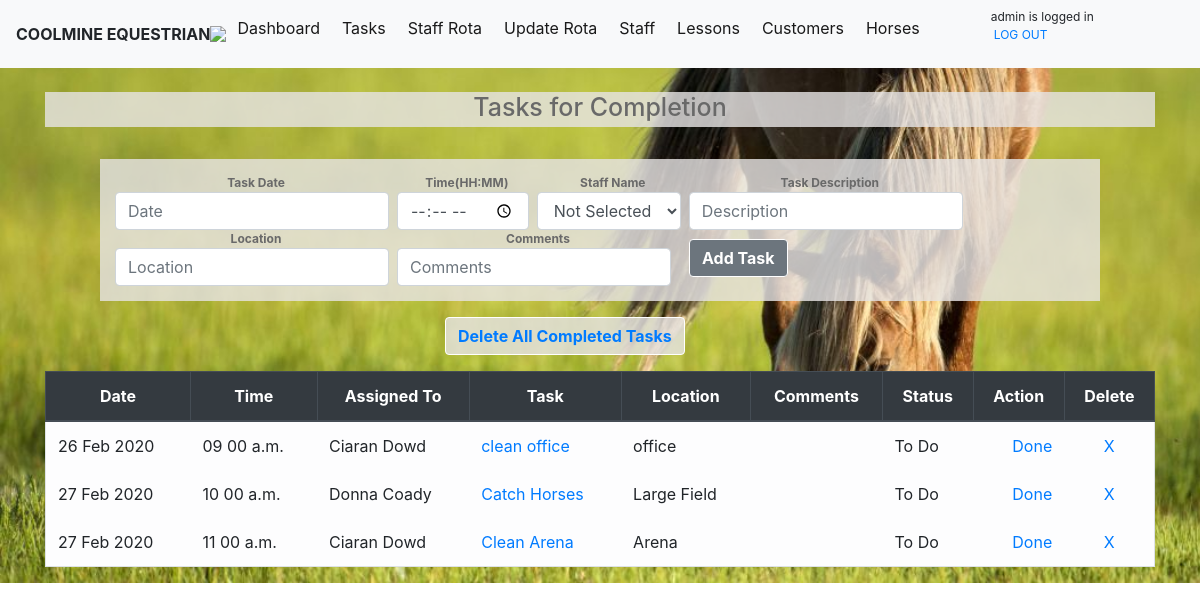
The app's page /task (signed in), older data.
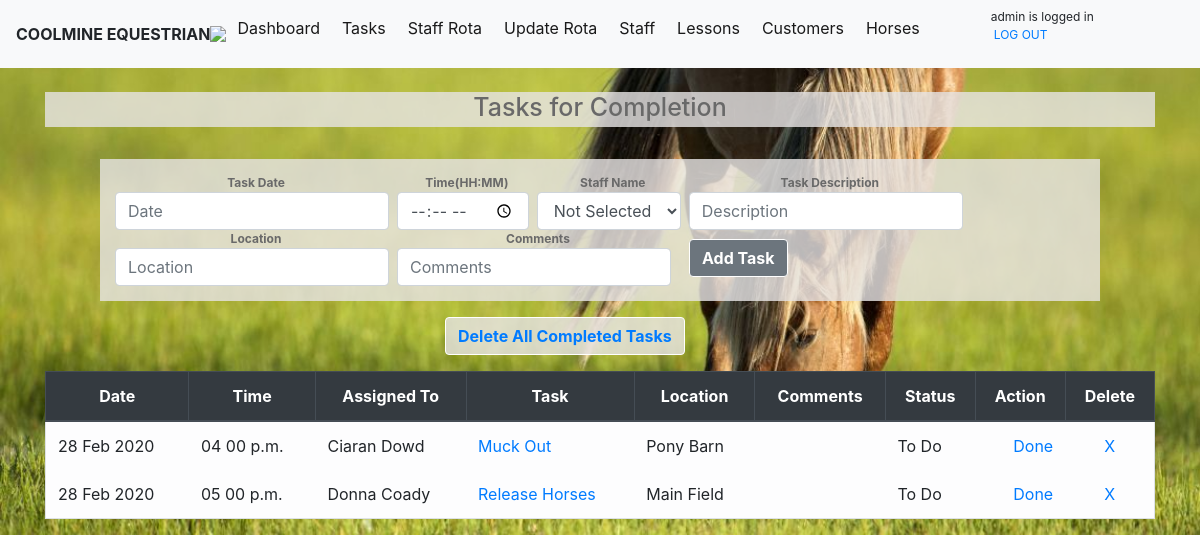
The same page, newer data.
### module_task/models.py (models this page shows, shortened)
class TaskList(models.Model):
    taskdate=models.DateField(auto_now_add=False, auto_now=False)
    tasktime=models.TimeField(auto_now_add=False, auto_now=False,blank=True,null=True)
    taskdesc = models.CharField(max_length=200)
    location= models.CharField(max_length=50)
    assingees= models.ForeignKey(StaffList,blank=True,null=True, on_delete=models.CASCADE,limit_choices_to={'termindate': None},)
    completed = models.BooleanField(default=False)
    comments=models.CharField(max_length=100,blank=True)

class StaffList(models.Model):
    staffname= models.CharField(max_length=50)
    staffdob=models.DateField(blank=True, null=True)
    staffaddress= models.CharField(max_length=200,blank=True, null=True)
    staffemail= models.EmailField(blank=True, null=True)
    staffphone=models.CharField(max_length=30,blank=True, null=True)
    staffcontract = models.CharField(null=True,max_length=20)
    startdate=models.DateField(blank=True, null=True)
    termindate =models.DateField(blank=True, null=True)
    staffqual =models.CharField(max_length=250, blank=True,null=True)

### module_task/views.py (the view)
# urls.py: path('task',views.task, name='task'),
@login_required
def task(request):
    if request.method == 'POST':
        form = TaskListForm(request.POST or None)
        form.save()
        all_tasks = TaskList.objects.all().order_by('taskdate','tasktime')
        all_staff = StaffList.objects.all
        messages.success(request, ('Task has been successfully added!'))
        return render(request,'task.html',{'all_tasks': all_tasks,'all_staff': all_staff})
    else:
        all_tasks = TaskList.objects.all().order_by('taskdate','tasktime')
        all_staff = StaffList.objects.all
        return render(request,'task.html',{'all_tasks': all_tasks,'all_staff': all_staff})

### module_task/templates/task.html (shortened to what this page needs)
{%extends 'base.html'%}
{% block content %}
<body>
<h1> Tasks for Completion</h1>
<form class="form-inline my-2 my-lg-0" method="POST">{% csrf_token %}
  <div>
  <label for="taskdate">Task Date</label>
  <input class="form-control mr-sm-2" type="text" id="datepicker" placeholder="Date"  name="taskdate" >
  </div>
  <div>
  <label for="tasktime">Time(HH:MM)</label>
  <input class="form-control mr-sm-2" type="time" aria-label="Add" name="tasktime">
  </div>
  <div>
  <label for="assingees">Staff Name</label>
 <select class="form-control mr-sm-2 " name="assingees" id="assingees" >
  <option value="" selected="selected">Not Selected</option>
  </select>
  </div>
   <div>
  <label for="taskdesc">Task Description</label>
  <input class="form-control mr-sm-2" type="add" placeholder="Description" aria-label="Add" name="taskdesc">
  </div>
   <div class="break">
  <label for="location">Location</label>
  <input class="form-control mr-sm-2" type="add" placeholder="Location" aria-label="Add" name="location">
  </div>
   <div>
  <label for="comments">Comments</label>
  <input class="form-control mr-sm-2" type="add" placeholder="Comments" aria-label="Add" name="comments">
  </div>
  <div>
  <button class="btn btn-secondary my-2 my-sm-0 buttons" type="submit">Add Task</button>
  </div>
</form>
<div>
<button class="btn btn-secondary my-2 my-sm-0 buttons delbtn" type="submit"><a href="{% url 'delallcomplete' %}">Delete All Completed Tasks</a></button>
</div>
<div class="break">
  {% if all_tasks %}
  <table class="table table-bordered">
    <thead class="thead-dark">
      <tr>
        <th scope="col">Date</th>
        <th scope="col">Time</th>
        <th scope="col">Assigned To</th>
        <th scope="col">Task</th>
        <th scope="col">Location</th>
        <th scope="col">Comments</th>
        <th scope="col">Status</th>
        <th scope="col">Action</th>
        <th scope="col">Delete</th>
      </tr>
    </thead>
    <tbody>
      {% for tasks in all_tasks %}
        {% if tasks.completed %}
          <tr class="table table-secondary table-borderless">
            <td> {{tasks.taskdate|date:"d M Y"}} </td>
            <td> {{tasks.tasktime|time:"h i a"}} </td>
            <td> {{tasks.assingees.staffname}} </td>
            <td class="strikethru"><a href="{% url 'edittask' tasks.id %}"> {{tasks.taskdesc}}</a> </td>
            <td> {{tasks.location}} </td>
            <td> {{tasks.comments}} </td>
            <td> Done</td>
            <td> <a href="{% url 'markincomplete' tasks.id %}" style="float: right">Undo</a></td>
            <td><center> <a href="{% url 'delete' tasks.id %}">X</a></center> </td>
          </tr>
        {% else %}
            <tr class="table table-borderless table-light" border-color>
              <td> {{tasks.taskdate|date:"d M Y"}} </td>
              <td> {{tasks.tasktime|time:"h i a"}} </td>
              <td> {{tasks.assingees.staffname}} </td>
              <td> <a href="{% url 'edittask' tasks.id %}">{{tasks.taskdesc}}</a> </td>
              <td> {{tasks.location}} </td>
              <td> {{tasks.comments}} </td>
              <td> To Do  </td>
              <td> <a href="{% url 'markcomplete' tasks.id %}"style="float: right">Done</a> </td>
              <td><center> <a href="{% url 'delete' tasks.id %}">X</a></center> </td>
            </tr>
        {% endif %}
      {% endfor %}
    </tbody>
  </table>
  {% endif %}
</div>
{% endblock %}

### module_task/templates/base.html (shortened to what this page needs)
{% load static %}
<!doctype html>
<html lang="en">
  <head>
    <link rel="stylesheet" href="https://stackpath.bootstrapcdn.com/bootstrap/4.3.1/css/bootstrap.min.css">
    <link rel="stylesheet" href="{% static 'css/style.css' %}">
    <link rel="stylesheet" href="{% static 'js/jquery-ui-1.12.1/jquery-ui.min.css' %}">
    <link rel="stylesheet" href="{% static 'js/jquery-ui-1.12.1/jquery-ui.structure.min.css' %}">
    <link rel="stylesheet" href="{% static 'js/jquery-ui-1.12.1/jquery-ui.theme.min.css' %}">  <link rel="stylesheet" href="//code.jquery.com/ui/1.12.1/themes/base/jquery-ui.css">
  <body>
        <nav class="navbar navbar-expand-sm navbar-light bg-light  >
          <a class="navbar-brand" ><strong>COOLMINE EQUESTRIAN   </strong> </a>
          <img src="static/images/blackhorsesml.jpg"  >
                <div class="collapse navbar-collapse" id="navbarSupportedContent">
                  <ul class="navbar-nav mr-auto">
                    <li class="nav-item active">
                      <a class="nav-link" href="/">Dashboard <span class="sr-only">(current)</span></a>
                    </li>
                    <li class="nav-item active">
                      <a class="nav-link" href="{% url 'task' %}">Tasks</a>
                      <li class="nav-item active">
                      <a class="nav-link" href="{% url 'rotaview' %}">Staff Rota</a>
                    </li>
                     </li>
                      {% ifequal user.username "admin" %}
                      <li class="nav-item active">
                      <a class="nav-link" href="{% url 'rota' %}">Update Rota</a>
                    </li>
                      {% endifequal %}
                    {% ifequal user.username "admin" %}
                      <li class="nav-item active">
                      <a class="nav-link" href="{% url 'staff' %}">Staff</a>
                    {% endifequal %}
                    </li>
                      <li class="nav-item active">
                      <a class="nav-link" href="{% url 'lessons' %}">Lessons</a>
                    </li>
                    <li class="nav-item active">
                      <a class="nav-link" href="{% url 'people' %}">Customers</a>
                    </li>
                    <li class="nav-item active">
                      <a class="nav-link" href="{% url 'horses' %}">Horses</a>
                    </li>
                  <div id=logbox>
                    <span style = "float: right;">
                    {% if user.is_authenticated %}
                     {{ user.username }} is logged in
                     <p><a href="{% url 'logout' %}">LOG OUT</a></p>
                    {% else %}
                      <p>You are not logged in</p>
                    {% endif %}
                    </span>
                  </div>
                  </ul>
                </div>
              </nav>
    <div class="container">
    {% block content %}
    {% endblock %}
    </div>

### static/css/style.css (style rules this page uses)
th { text-align: center; }
body { background-image: url( '../images/grasshorse.jpg' ); background-repeat: no-repeat; background-size: cover }
.break { line-break: normal; clear:left; float: centre; }
h1 { background-color: rgba(231, 228, 228, 0.808); color: dimgray; text-align: center; border-style: outset padding-top:15px; padding-bottom:5px; font-size:25px; }
nav a { margin-left: 3px; margin-right: 3px; }
label { display: inline-block; font-weight: bolder; color: dimgray; font-size:12px; }
form { background-color: rgba(231, 228, 228, 0.808); width: 1000px; padding: 15px; margin: auto; position: relative; }
.buttons { display: inline-block; font-weight: bolder; color: white; font-size:16px; border-color: white; margin-left: 10px; ; }
.delbtn { background-color: rgba(231, 228, 228, 0.808); margin-left: 400px; }
#logbox { margin-left: 60px; font-size: 75%; }

Row changes from the older to the newer data that the page shows:
removed TaskList: taskdate "26 Feb 2020", tasktime "09 00 a.m.", assingees.staffname "Ciaran Dowd", taskdesc "clean office", location "office"
removed TaskList: taskdate "27 Feb 2020", tasktime "10 00 a.m.", assingees.staffname "Donna Coady", taskdesc "Catch Horses", location "Large Field"
removed TaskList: taskdate "27 Feb 2020", tasktime "11 00 a.m.", assingees.staffname "Ciaran Dowd", taskdesc "Clean Arena", location "Arena"
added TaskList: taskdate "28 Feb 2020", tasktime "04 00 p.m.", assingees.staffname "Ciaran Dowd", taskdesc "Muck Out", location "Pony Barn"
added TaskList: taskdate "28 Feb 2020", tasktime "05 00 p.m.", assingees.staffname "Donna Coady", taskdesc "Release Horses", location "Main Field"
